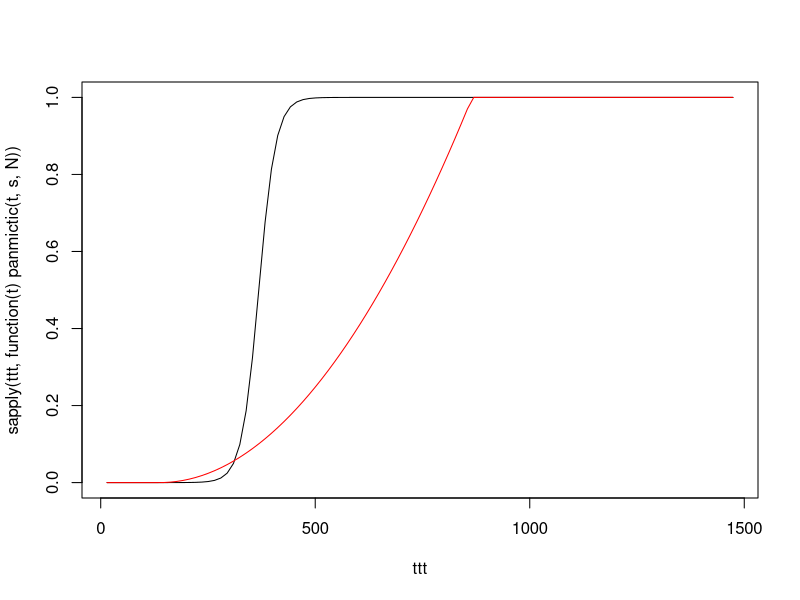
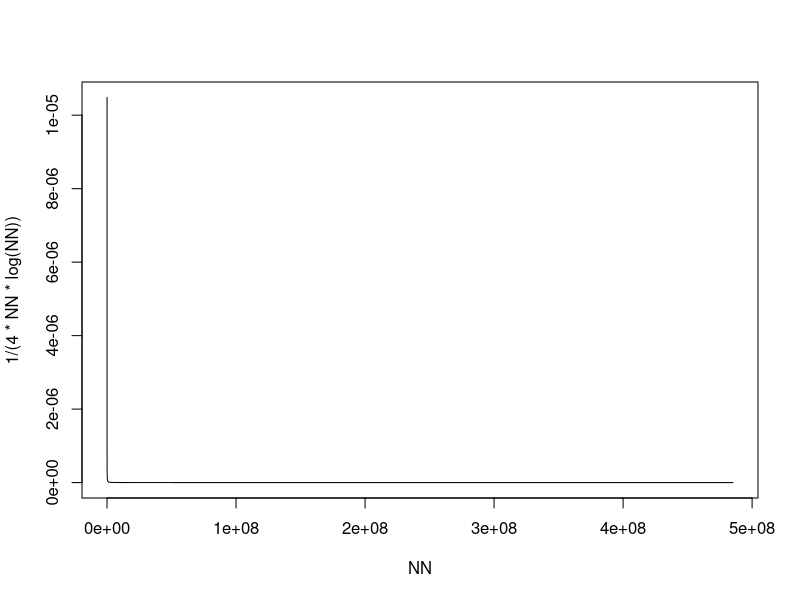
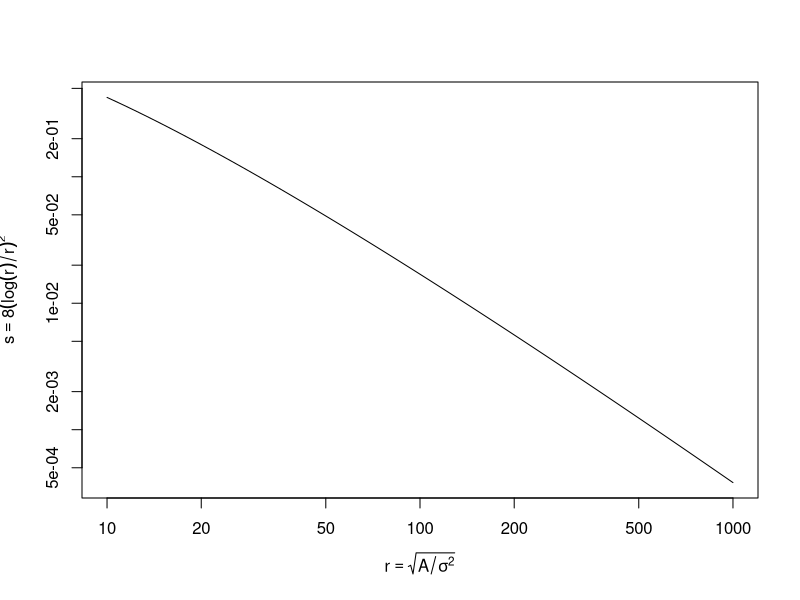
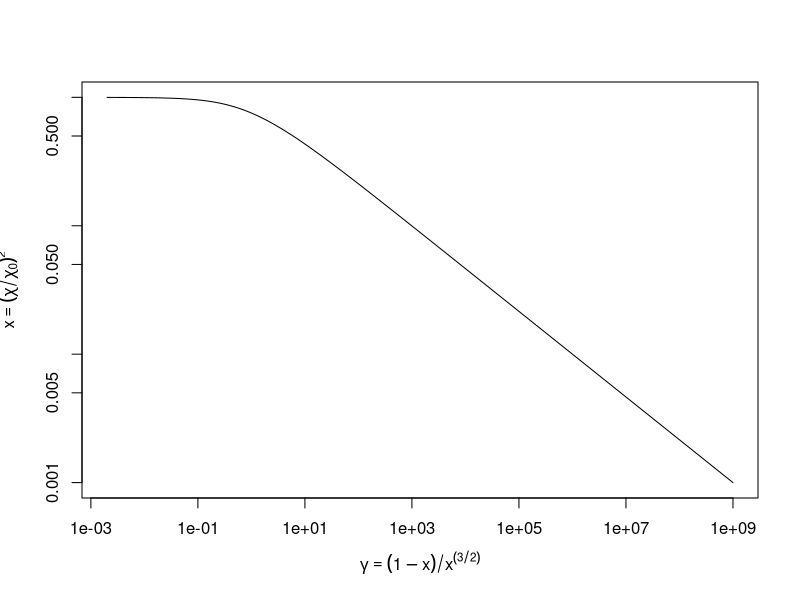
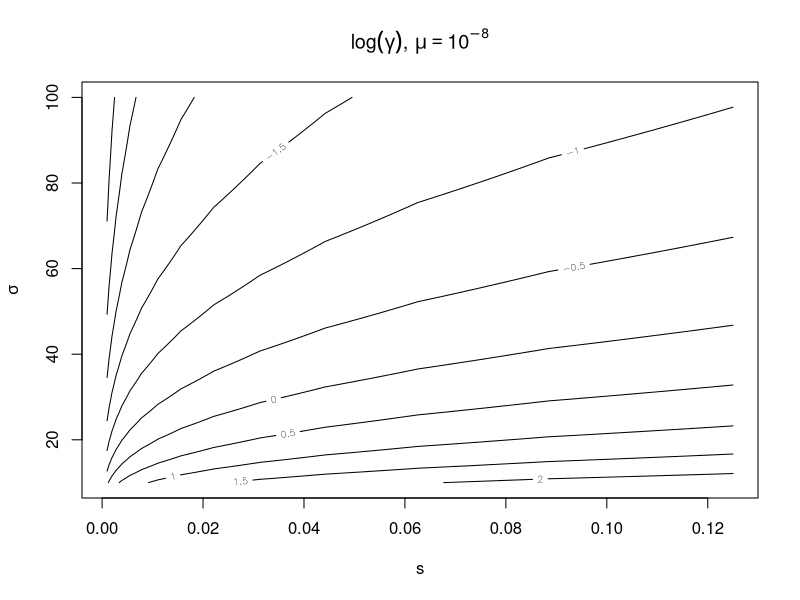

Write R code to recreate these figures, in order.
panmictic <- function (t,s,N) {
    # logistic growth beginning from 1/N
    1/(1 + (N-1)*exp(-s*t))
}

panmicticinv <- function (x,s,N) {
    # inverse of logistic function above:
    # panmictic( panmicticinv(x,s,N), s, N) = x
    log( N*x*(1-1/N)/(1-x) ) / s
}

quadratic <- function (t,s,N,sigma,rho) {
    # as panmictic until rho*sigma^2/N;
    # as pi*(v*t)^2 after that
    # with v = sigma * sqrt(s)
    t0 <- panmicticinv(rho*sigma^2/N,s,N)
    # needs to be vectorized to be able to integrate
    ans <- panmictic(t,s,N)
    ans[t>t0] <- pmin( 1, (pi*rho*sigma^2*s/N) * (t-t0+1/sqrt(s))^2 )[t>t0]
    return(ans)
}

N <- 1e8
s <- .05
sigma <- 20
rho <- 3
ttt <- 4*(1:100)*log(N)/(100*s)

plot(ttt, sapply(ttt, function(t) panmictic(t,s,N)), type="l", ylim=c(0,1))
lines(ttt, sapply(ttt, function(t) quadratic(t,s,N,sigma,rho)), col="red")

integrate(function (t) {panmictic(t,s,N)-quadratic(t,s,N,sigma,rho)}, 0, Inf)

ss <- sqrt(2)^(-(20:1)); 
rr <- (1:1000)
ssrr <- expand.grid(ss,rr)
ddd <- apply(ssrr,1,function(x) { log( log(x[2])/(x[2]*sqrt(x[1]*2)) ) } )
dim(ddd)<-c(length(ss),length(rr))
# contour(x=ss,y=rr,z=ddd,xlab="s",ylab="r")

# png(file="min-s-versus-r.png",width=600,height=400)
pdf(file="Spatial_adaptation/min-s-versus-r.pdf",width=6,height=4)
rr <- 10:1000
plot(rr,8*((log(rr)/rr)^2), type="l", xlab=expression(r==sqrt(A/sigma^2)), ylab=expression(s== 8 * ( log(r)/r )^2), log="xy")
dev.off()

NN <- exp(8:20)
plot(NN, 1/(4*NN*log(NN)), type="l")

# png(file="f-versus-gamma.png",width=600,height=400)
pdf(file="Spatial_adaptation/f-versus-gamma.pdf",width=6,height=4)
xx <- (1:999)/1000
plot((1-xx^2)/xx^3, xx, type="l", log="xy", xlab=expression(gamma==(1-x)/x^(3/2)), ylab=expression(x==(chi/chi[0])^2) )
dev.off()

ss <- sqrt(2)^(-(20:6)); 
mu <- 1e-8
# mu <- 1e-6
sigsig <- (10:100)
gg <- apply( expand.grid(ss,sigsig), 1, function (ssig) log( sqrt(ssig[1]) / ( ssig[2] * sqrt(4*pi*mu) * log(ssig[2]^2)^(3/2) ) ) )
dim(gg) <- c(length(ss), length(sigsig))
# png(file="gamma-contour-1e-8.png", width=600, height=400)
pdf(file="Spatial_adaptation/gamma-contour-1e-8.pdf", width=6, height=4)
contour(x=ss,y=sigsig,z=gg, xlab="s", ylab=expression(sigma), main=expression(paste(log(gamma),", ", mu==10^-8)))
dev.off()

